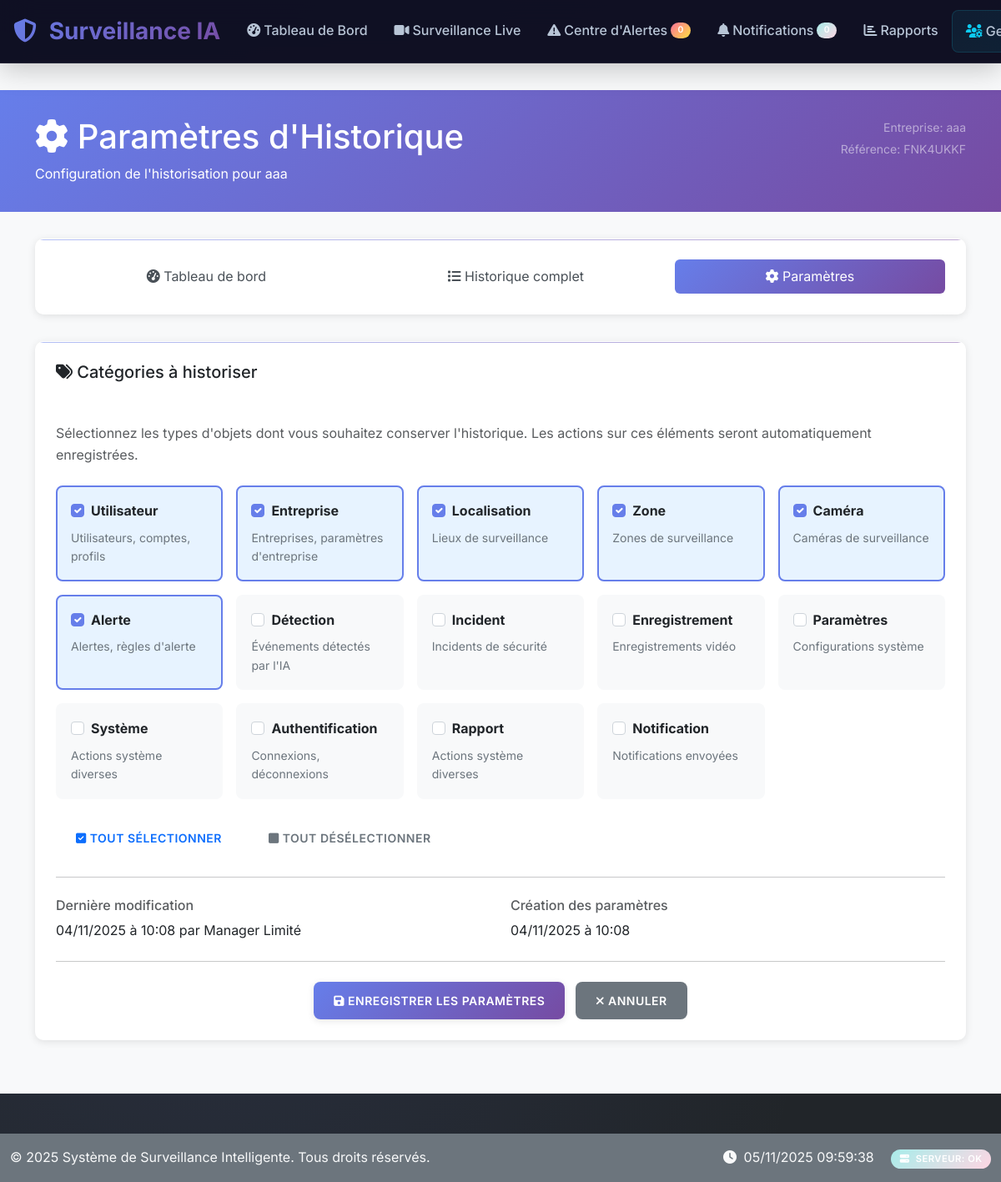
The app's page /history/settings/ (signed in) with its own data.
### companies/models.py (models this page shows, shortened)
class Company(models.Model):
    name = models.CharField(max_length=200, verbose_name="Nom de l'entreprise")
    reference = models.CharField(
        max_length=20,
        unique=True,
        verbose_name="Référence unique",
        help_text="Référence unique générée automatiquement"
    )
    description = models.TextField(blank=True, verbose_name="Description")
    address = models.TextField(blank=True, verbose_name="Adresse")
    phone = models.CharField(max_length=20, blank=True, verbose_name="Téléphone")
    email = models.EmailField(blank=True, verbose_name="Email de contact")
    website = models.URLField(blank=True, verbose_name="Site web")
    is_active = models.BooleanField(default=True, verbose_name="Entreprise active")
    created_at = models.DateTimeField(auto_now_add=True)
    updated_at = models.DateTimeField(auto_now=True)
    max_users = models.PositiveIntegerField(default=50, verbose_name="Nombre maximum d'utilisateurs")
    max_cameras = models.PositiveIntegerField(default=20, verbose_name="Nombre maximum de caméras")
    max_locations = models.PositiveIntegerField(default=5, verbose_name="Nombre maximum de lieux")
    settings = models.JSONField(
        default=dict,
        verbose_name="Paramètres personnalisés",
        help_text="Configuration spécifique à l'entreprise"
    )
    class Meta:
        verbose_name = "Entreprise"
        verbose_name_plural = "Entreprises"
        ordering = ['name']

### history/models.py (models this page shows, shortened)
class HistorySettings(models.Model):
    company = models.OneToOneField(
        'companies.Company',
        on_delete=models.CASCADE,
        related_name='history_settings'
    )
    retention_days = models.PositiveIntegerField(
        default=365,
        verbose_name="Durée de rétention (jours)",
        help_text="Nombre de jours avant archivage automatique"
    )
    auto_archive = models.BooleanField(
        default=True,
        verbose_name="Archivage automatique"
    )
    track_views = models.BooleanField(
        default=False,
        verbose_name="Traquer les consultations",
        help_text="Enregistrer les actions de consultation/lecture"
    )
    track_exports = models.BooleanField(
        default=True,
        verbose_name="Traquer les exports"
    )
    track_system_actions = models.BooleanField(
        default=False,
        verbose_name="Traquer les actions système"
    )
    enabled_categories = models.JSONField(
        default=list,
        verbose_name="Catégories activées",
        help_text="Liste des catégories à historiser"
    )
    notify_sensitive_actions = models.BooleanField(
        default=True,
        verbose_name="Notifier les actions sensibles"
    )
    notification_emails = models.JSONField(
        default=list,
        verbose_name="Emails de notification",
        help_text="Liste des emails à notifier pour les actions sensibles"
    )
    created_at = models.DateTimeField(auto_now_add=True)
    updated_at = models.DateTimeField(auto_now=True)
    updated_by = models.ForeignKey(
        User,
        on_delete=models.SET_NULL,
        null=True,
        blank=True,
        verbose_name="Modifié par"
    )
    class Meta:
        verbose_name = "Paramètres d'historique"
        verbose_name_plural = "Paramètres d'historique"

### history/views.py (the view, shortened to what this page needs)
# urls.py: path('settings/', views.history_settings, name='settings'),
@login_required
def history_settings(request):
    if not hasattr(request.user, 'company_profile'):
        messages.error(request, "Vous devez être associé à une entreprise.")
        return redirect('dashboard')
    company_user = request.user.company_profile
    if not company_user.is_manager and not company_user.is_owner:
        messages.error(request, "Vous n'avez pas les permissions pour modifier les paramètres.")
        return redirect('dashboard')
    company = company_user.company
    settings, created = HistorySettings.objects.get_or_create(
        company=company,
        defaults={
            'updated_by': request.user,
            'enabled_categories': ['user', 'company', 'location', 'zone', 'camera', 'alert']
        }
    )
    context = {
        'settings': settings,
        'company': company,
        'category_choices': HistoryEntry.CATEGORY_CHOICES,
    }
    return render(request, 'history/settings_simple.html', context)

### companies/models.py (called while the page is built)
    @property
    def is_owner(self):
        return self.role == 'owner'

    @property
    def is_manager(self):
        return self.role == 'manager'

    def get_accessible_subcompanies(self):
        if self.is_owner:
            return SubCompany.objects.filter(is_active=True)
        elif self.is_manager:
            assigned_subcompanies = self.subcompanies.filter(is_active=True)
            if assigned_subcompanies.exists():
                return assigned_subcompanies
            else:
                return self.company.subcompanies.filter(is_active=True)
        else:
            return self.subcompanies.filter(is_active=True)

### templates/history/settings_simple.html (shortened to what this page needs)
{% extends "base.html" %}
{% load static %}
{% block content %}
<div class="history-header">
    <div class="container">
        <div class="row">
            <div class="col-md-8">
                <h1><i class="fas fa-cog"></i> Paramètres d'Historique</h1>
                <p class="mb-0">Configuration de l'historisation pour {{ company.name }}</p>
            </div>
            <div class="col-md-4 text-end">
                <div class="text-white-50">
                    <small>Entreprise: {{ company.name }}</small><br>
                    <small>Référence: {{ company.reference }}</small>
                </div>
            </div>
        </div>
    </div>
</div>
<div class="container">
    <div class="card">
        <div class="card-body">
            <ul class="nav nav-pills nav-fill">
                <li class="nav-item">
                    <a class="nav-link" href="{% url 'history:dashboard' %}">
                        <i class="fas fa-tachometer-alt"></i> Tableau de bord
                    </a>
                </li>
                <li class="nav-item">
                    <a class="nav-link" href="{% url 'history:list' %}">
                        <i class="fas fa-list"></i> Historique complet
                    </a>
                </li>
                <li class="nav-item">
                    <a class="nav-link active" href="{% url 'history:settings' %}">
                        <i class="fas fa-cog"></i> Paramètres
                    </a>
                </li>
            </ul>
        </div>
    </div>
    <div class="card">
        <div class="card-header">
            <h5 class="mb-0"><i class="fas fa-tags"></i> Catégories à historiser</h5>
        </div>
        <div class="card-body">
            <form method="post">
                <p class="text-muted mb-4">
                    Sélectionnez les types d'objets dont vous souhaitez conserver l'historique.
                    Les actions sur ces éléments seront automatiquement enregistrées.
                </p>
                <div class="category-grid">
                    {% for category_code, category_label in category_choices %}
                    <div class="category-item {% if category_code in settings.enabled_categories %}selected{% endif %}">
                        <div class="form-check">
                            <input type="checkbox"
                                   class="form-check-input"
                                   id="category_{{ category_code }}"
                                   name="enabled_categories"
                                   value="{{ category_code }}"
                                   {% if category_code in settings.enabled_categories %}checked{% endif %}
                                   onchange="toggleCategoryItem(this)">
                            <label class="form-check-label fw-bold" for="category_{{ category_code }}">
                                {{ category_label }}
                            </label>
                        </div>
                        <small class="text-muted d-block mt-2">
                            {% if category_code == 'user' %}
                                Utilisateurs, comptes, profils
                            {% elif category_code == 'company' %}
                                Entreprises, paramètres d'entreprise
                            {% elif category_code == 'location' %}
                                Lieux de surveillance
                            {% elif category_code == 'zone' %}
                                Zones de surveillance
                            {% elif category_code == 'camera' %}
                                Caméras de surveillance
                            {% elif category_code == 'alert' %}
                                Alertes, règles d'alerte
                            {% elif category_code == 'detection' %}
                                Événements détectés par l'IA
                            {% elif category_code == 'incident' %}
                                Incidents de sécurité
                            {% elif category_code == 'recording' %}
                                Enregistrements vidéo
                            {% elif category_code == 'settings' %}
                                Configurations système
                            {% elif category_code == 'auth' %}
                                Connexions, déconnexions
                            {% elif category_code == 'notification' %}
                                Notifications envoyées
                            {% else %}
                                Actions système diverses
                            {% endif %}
                        </small>
                    </div>
                    {% endfor %}
                </div>
                <div class="mt-4 d-flex gap-2">
                    <button type="button" class="btn btn-outline-primary" onclick="selectAllCategories()">
                        <i class="fas fa-check-square"></i> Tout sélectionner
                    </button>
                    <button type="button" class="btn btn-outline-secondary" onclick="deselectAllCategories()">
                        <i class="fas fa-square"></i> Tout désélectionner
                    </button>
                </div>
                <hr class="my-4">
                <div class="row">
                    <div class="col-md-6">
                        <h6 class="text-muted">Dernière modification</h6>
                        <p class="mb-0">
                            {{ settings.updated_at|date:"d/m/Y à H:i" }}
                            {% if settings.updated_by %}
                                par {{ settings.updated_by.get_full_name|default:settings.updated_by.username }}
                            {% endif %}
                        </p>
                    </div>
                    <div class="col-md-6">
                        <h6 class="text-muted">Création des paramètres</h6>
                        <p class="mb-0">{{ settings.created_at|date:"d/m/Y à H:i" }}</p>
                    </div>
                </div>
                <hr class="my-4">
                <div class="text-center">
                    <button type="submit" class="btn btn-primary btn-lg me-2">
                        <i class="fas fa-save"></i> Enregistrer les paramètres
                    </button>
                    <a href="{% url 'history:dashboard' %}" class="btn btn-secondary btn-lg">
                        <i class="fas fa-times"></i> Annuler
                    </a>
                </div>
            </form>
        </div>
    </div>
</div>
{% endblock %}

### static/css/surveillance.css (style rules this page uses)
:root { --primary-gradient: linear-gradient(135deg, #667eea 0%, #764ba2 100%); --secondary-gradient: linear-gradient(135deg, #f093fb 0%, #f5576c 100%); --success-gradient: linear-gradient(135deg, #4facfe 0%, #00f2fe 100%); --warning-gradient: linear-gradient(135deg, #43e97b 0%, #38f9d7 100%); --danger-gradient: linear-gradient(135deg, #fa709a 0%, #fee140 100%); --info-gradient: linear-gradient(135deg, #a8edea 0%, #fed6e3 100%); --primary-color: #667eea; --secondary-color: #764ba2; --accent-color: #f093fb; --dark-bg: #0f0f23; --card-bg: rgba(255, 255, 255, 0.05); --glass-bg: rgba(255, 255, 255, 0.1); --nav-bg: rgba(15, 15, 35, 0.95); --text-primary: #ffffff; --text-secondary: #b8c5d6; --text-muted: #8892b0; --shadow-sm: 0 2px 8px rgba(0, 0, 0, 0.1); --shadow-md: 0 8px 32px rgba(0, 0, 0, 0.2); --shadow-lg: 0 16px 64px rgba(0, 0, 0, 0.3); --shadow-glow: 0 0 20px rgba(102, 126, 234, 0.3); --border-radius: 16px; --border-radius-sm: 8px; --border-radius-lg: 24px; --transition-fast: all 0.2s cubic-bezier(0.4, 0, 0.2, 1); --transition-smooth: all 0.3s cubic-bezier(0.4, 0, 0.2, 1); --transition-slow: all 0.5s cubic-bezier(0.4, 0, 0.2, 1); }
* { box-sizing: border-box; }
body { font-family: 'Inter', 'SF Pro Display', -apple-system, BlinkMacSystemFont, sans-serif; background: var(--dark-bg); background-image: radial-gradient(circle at 20% 80%, rgba(102, 126, 234, 0.1) 0%, transparent 50%), radial-gradient(circle at 80% 20%, rgba(118, 75, 162, 0.1) 0%, transparent 50%); color: var(--text-primary); line-height: 1.6; font-weight: 400; overflow-x: hidden; padding-top: 76px; }
.card { background: var(--card-bg); backdrop-filter: blur(20px); border: 1px solid rgba(255, 255, 255, 0.1); border-radius: var(--border-radius); box-shadow: var(--shadow-md); transition: var(--transition-smooth); overflow: hidden; position: relative; }
.card::before { content: ''; position: absolute; top: 0; left: 0; right: 0; height: 1px; background: var(--primary-gradient); opacity: 0.5; }
.card-header { background: rgba(255, 255, 255, 0.02); border-bottom: 1px solid rgba(255, 255, 255, 0.1); padding: 1.5rem; font-weight: 600; font-size: 1.1rem; }
.card-body { padding: 1.5rem; }
.btn { font-weight: 600; border-radius: var(--border-radius-sm); padding: 0.75rem 1.5rem; border: none; transition: var(--transition-smooth); position: relative; overflow: hidden; text-transform: uppercase; letter-spacing: 0.5px; font-size: 0.875rem; }
.btn::before { content: ''; position: absolute; top: 0; left: -100%; width: 100%; height: 100%; background: linear-gradient(90deg, transparent, rgba(255, 255, 255, 0.2), transparent); transition: var(--transition-smooth); }
.btn-primary { background: var(--primary-gradient); color: white; box-shadow: var(--shadow-sm); }
input, textarea, select { color: #ffffff !important; }
input::placeholder, textarea::placeholder { color: rgba(255, 255, 255, 0.6) !important; }

### static/css/input-visibility-fix.css (style rules this page uses)
.form-control::placeholder, input::placeholder, textarea::placeholder { color: #6c757d !important; opacity: 0.7; }
.form-label, label { color: #212529 !important; font-weight: 600; }
.form-text, .help-text, small.text-muted { color: #6c757d !important; }
.card-body input, .modal-body input, .wizard-container input, .form-section input, .card-body textarea, .modal-body textarea, .wizard-container textarea, .form-section textarea { color: #212529 !important; background-color: #ffffff !important; }

### templates/history/settings_simple.html (style rules this page uses)
.history-header { background: linear-gradient(135deg, #667eea 0%, #764ba2 100%); color: white; padding: 2rem 0; margin-bottom: 2rem; }
.card { background: white; color: #212529; border-radius: 10px; box-shadow: 0 2px 10px rgba(0,0,0,0.1); margin-bottom: 2rem; }
.form-check-input { background-color: #fff !important; border: 1px solid #ced4da !important; }
.form-check-input:checked { background-color: #667eea !important; border-color: #667eea !important; }
.form-check-label { color: #212529 !important; }
.nav-pills .nav-link { color: #495057; }
.nav-pills .nav-link.active { background: linear-gradient(135deg, #667eea 0%, #764ba2 100%); color: white; }
.btn-primary { background: linear-gradient(135deg, #667eea 0%, #764ba2 100%); border: none; }
.category-grid { display: grid; grid-template-columns: repeat(auto-fit, minmax(200px, 1fr)); gap: 1rem; margin-top: 1rem; }
.category-item { background: #f8f9fa; padding: 1rem; border-radius: 8px; border: 2px solid transparent; transition: all 0.3s ease; }
.category-item.selected { border-color: #667eea; background: #e7f3ff; }

### records on screen
Company: name "aaa", reference "FNK4UKKF"
HistorySettings: enabled_categories "☑" "☑" "☑" "☑" "☑" "☑", updated_at "04/11/2025 à 10:08", updated_by.get_full_name "Manager Limité", created_at "04/11/2025 à 10:08"

### other values on screen
{{ category_label }} "Utilisateur" "Entreprise" "Localisation" "Zone" "Caméra" "Alerte" "Détection" "Incident" "Enregistrement" "Paramètres" "Système" "Authentification" "Rapport" "Notification"
